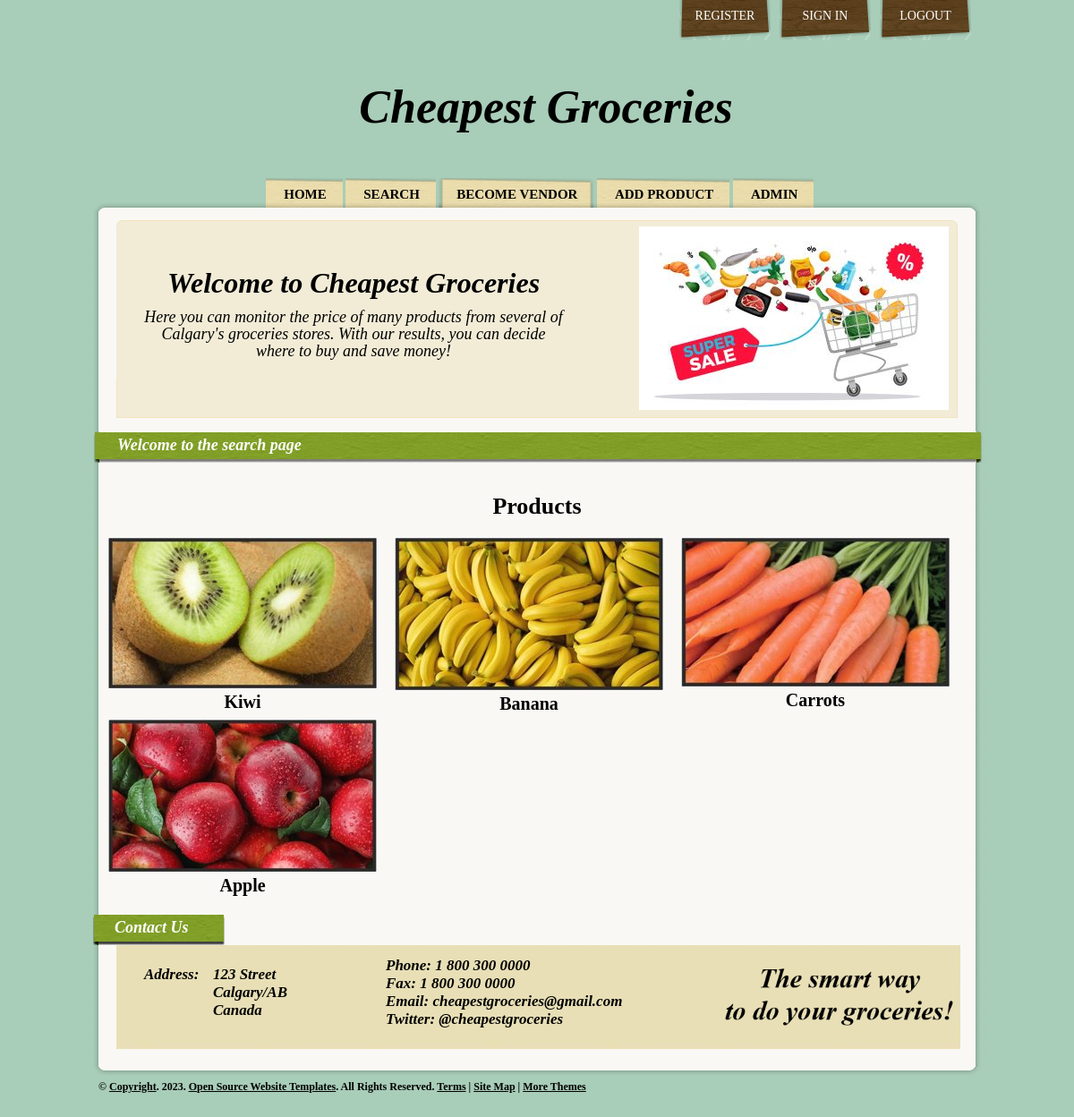
/search_page/, run on an earlier commit of the app's database.
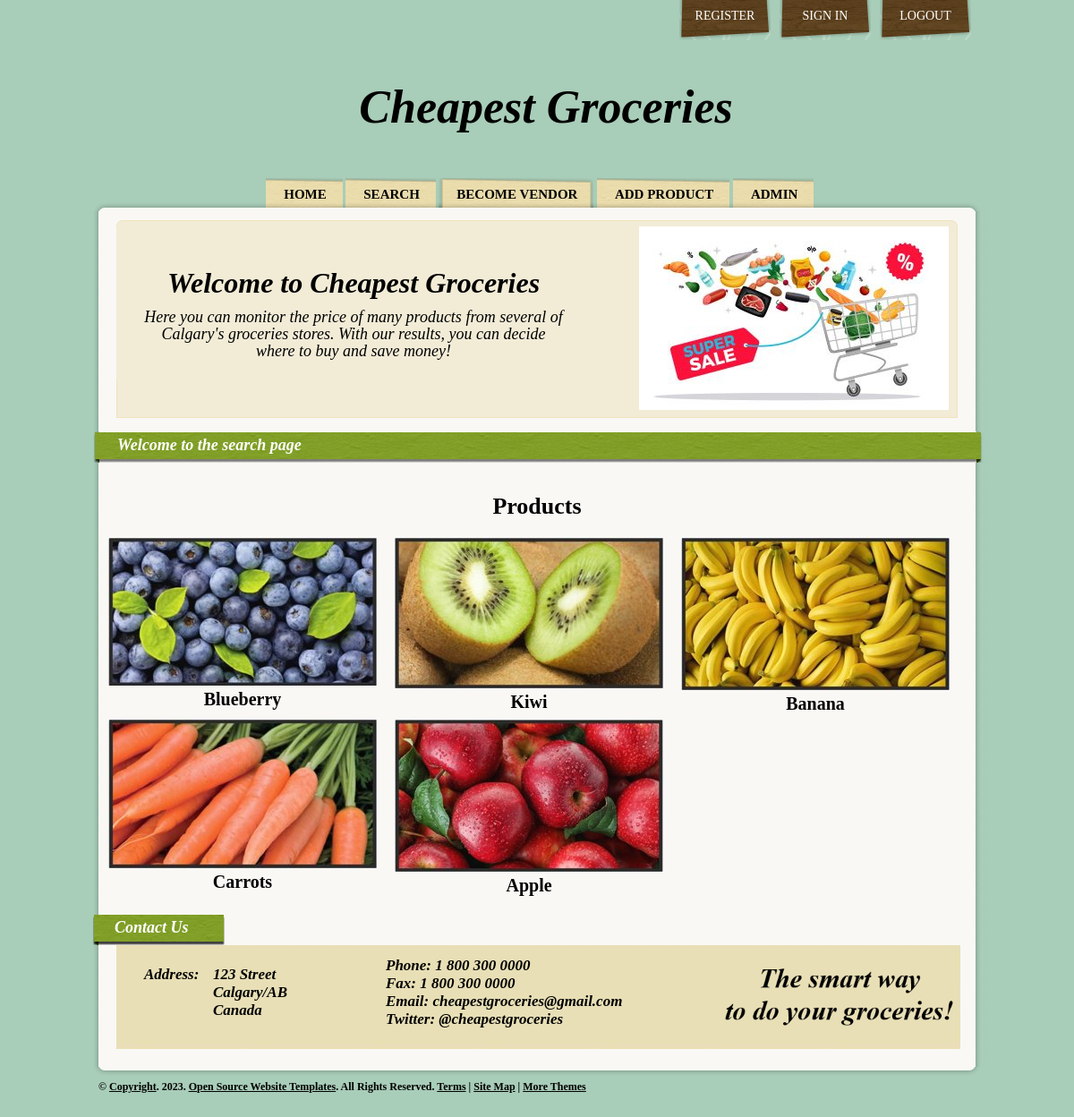
And on a later commit of the database.
### products/models.py (models this page shows, shortened)
class Product(models.Model):
    category    = models.ForeignKey(Category, related_name = 'products', on_delete = models.CASCADE)
    vendor      = models.ForeignKey(Vendor, related_name = 'products', on_delete = models.CASCADE)
    title       = models.CharField(max_length = 200)
    slug        = models.SlugField(max_length = 200, unique = True) #used in the urls
    price       = models.DecimalField(max_digits = 6, decimal_places = 2, blank=True, default = 0.0)
    date_added  = models.DateTimeField(auto_now_add = True)
    image       = models.ImageField(upload_to = 'uploads/', blank = True, null = True)
    thumbnail   = models.ImageField(upload_to = 'uploads/', blank = True, null = True)
    class Meta:
        ordering = ['-date_added'] #data in descent order
    def __str__(self):
        return self.title #self.vendor
    def get_thumbnail(self):
        if self.thumbnail:
            return self.thumbnail.url

### search_page/views.py (the view)
# urls.py: path('search_page/', search_page, name = 'search_page'), #ownwn
def search_page(request):
    list_products =  Product.objects.all()
    list_title = []
    list_ids = []
    for p in list_products:
        if p.title not in list_title:
            list_ids.append(p.id)
            list_title.append(p.title)
    products_distinct =  Product.objects.filter(pk__in=list_ids)
    print(products_distinct)
    context        = {'products_distinct': products_distinct}
    template       = 'search_page.html'
    return render (request, template, context)

### products/context_processors.py (called while the page is built)
def menu_categories(request):
    categories = Category.objects.all()
    return {'menu_categories': categories}

### templates/search_page.html (shortened to what this page needs)
{% extends "base.html" %}
{% block content %}
    <div class="heading">Welcome to the search page</div>
    <h2 class="h1 font-weight-normal form-register-h2" >Products</h2>
    <div style="display: flex;flex-wrap: wrap;">
    {% for product in products_distinct %}
        {% include 'list_item.html' %}
    {% endfor %}
    </div>
{% endblock %}

### templates/list_item.html
<div class="productHolder">
    <figure>
        <a href="{% url 'product' product.category.slug product.slug %}">
        <img src="{{ product.get_thumbnail }}"></a>
    </figure>
    <h class="product">{{ product.title }}</h>
</div>

What changed in the data, as far as the page shows it:
added Product: get_thumbnail (picture), title "Blueberry"
